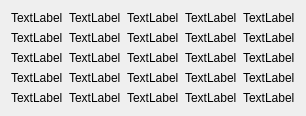
            <widget class="QWidget" name="screen25x">
             <layout class="QGridLayout" name="gridLayout_6">
              <item row="7" column="4">
               <widget class="QLabel" name="chscreen_4_44">
                <property name="text">
                 <string>TextLabel</string>
                </property>
               </widget>
              </item>
              <item row="5" column="4">
               <widget class="QLabel" name="chscreen_4_24">
                <property name="text">
                 <string>TextLabel</string>
                </property>
               </widget>
              </item>
              <item row="7" column="3">
               <widget class="QLabel" name="chscreen_4_43">
                <property name="text">
                 <string>TextLabel</string>
                </property>
               </widget>
              </item>
              <item row="7" column="1">
               <widget class="QLabel" name="chscreen_4_41">
                <property name="text">
                 <string>TextLabel</string>
                </property>
               </widget>
              </item>
              <item row="4" column="4">
               <widget class="QLabel" name="chscreen_4_14">
                <property name="text">
                 <string>TextLabel</string>
                </property>
               </widget>
              </item>
              <item row="2" column="4">
               <widget class="QLabel" name="chscreen_4_04">
                <property name="text">
                 <string>TextLabel</string>
                </property>
               </widget>
              </item>
              <item row="6" column="4">
               <widget class="QLabel" name="chscreen_4_34">
                <property name="text">
                 <string>TextLabel</string>
                </property>
               </widget>
              </item>
              <item row="7" column="2">
               <widget class="QLabel" name="chscreen_4_42">
                <property name="text">
                 <string>TextLabel</string>
                </property>
               </widget>
              </item>
              <item row="7" column="0">
               <widget class="QLabel" name="chscreen_4_40">
                <property name="text">
                 <string>TextLabel</string>
                </property>
               </widget>
              </item>
              <item row="6" column="0">
               <widget class="QLabel" name="chscreen_4_30">
                <property name="text">
                 <string>TextLabel</string>
                </property>
               </widget>
              </item>
              <item row="6" column="3">
               <widget class="QLabel" name="chscreen_4_33">
                <property name="text">
                 <string>TextLabel</string>
                </property>
               </widget>
              </item>
              <item row="5" column="3">
               <widget class="QLabel" name="chscreen_4_23">
                <property name="text">
                 <string>TextLabel</string>
                </property>
               </widget>
              </item>
              <item row="4" column="3">
               <widget class="QLabel" name="chscreen_4_13">
                <property name="text">
                 <string>TextLabel</string>
                </property>
               </widget>
              </item>
              <item row="6" column="2">
               <widget class="QLabel" name="chscreen_4_32">
                <property name="text">
                 <string>TextLabel</string>
                </property>
               </widget>
              </item>
              <item row="2" column="3">
               <widget class="QLabel" name="chscreen_4_03">
                <property name="text">
                 <string>TextLabel</string>
                </property>
               </widget>
              </item>
              <item row="5" column="2">
               <widget class="QLabel" name="chscreen_4_22">
                <property name="text">
                 <string>TextLabel</string>
                </property>
               </widget>
              </item>
              <item row="5" column="1">
               <widget class="QLabel" name="chscreen_4_21">
                <property name="text">
                 <string>TextLabel</string>
                </property>
               </widget>
              </item>
              <item row="6" column="1">
               <widget class="QLabel" name="chscreen_4_31">
                <property name="text">
                 <string>TextLabel</string>
                </property>
               </widget>
              </item>
              <item row="5" column="0">
               <widget class="QLabel" name="chscreen_4_20">
                <property name="text">
                 <string>TextLabel</string>
                </property>
               </widget>
              </item>
              <item row="4" column="1">
               <widget class="QLabel" name="chscreen_4_11">
                <property name="text">
                 <string>TextLabel</string>
                </property>
               </widget>
              </item>
              <item row="4" column="0">
               <widget class="QLabel" name="chscreen_4_10">
                <property name="text">
                 <string>TextLabel</string>
                </property>
               </widget>
              </item>
              <item row="4" column="2">
               <widget class="QLabel" name="chscreen_4_12">
                <property name="text">
                 <string>TextLabel</string>
                </property>
               </widget>
              </item>
              <item row="2" column="2">
               <widget class="QLabel" name="chscreen_4_02">
                <property name="text">
                 <string>TextLabel</string>
                </property>
               </widget>
              </item>
              <item row="2" column="1">
               <widget class="QLabel" name="chscreen_4_01">
                <property name="text">
                 <string>TextLabel</string>
                </property>
               </widget>
              </item>
              <item row="2" column="0">
               <widget class="QLabel" name="chscreen_4_00">
                <property name="text">
                 <string>TextLabel</string>
                </property>
               </widget>
              </item>
             </layout>
            </widget>
